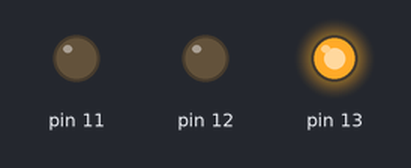
Simulated run of this sketch. Board: Arduino Uno, built with avr-gcc and run on an emulated ATmega328P. Parts: output pins drawn as LEDs (lit = HIGH).

Above: at 0.2 s.
At 1.0 s:
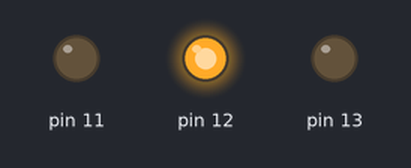
At 1.4 s:
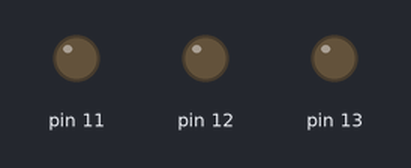
At 3.8 s:
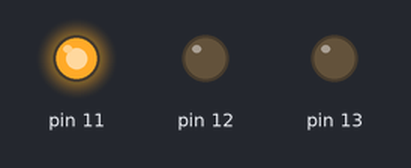
Timing chart, 0 to 4.6 s (numbered marks = the images above):
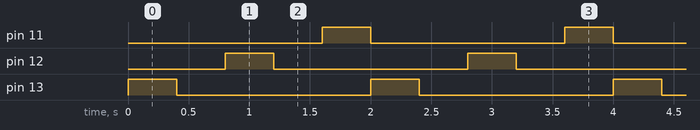

The sketch:

start_simulating1.ino
```cpp
// C++ code
//
int BARON1 = 0;

void setup()
{
  pinMode(13, OUTPUT);
  pinMode(12, OUTPUT);
  pinMode(11, OUTPUT);
}

void loop()
{
  BARON1 = 400;
  digitalWrite(13, HIGH);
  delay(BARON1); // Wait for BARON1 millisecond(s)
  digitalWrite(13, LOW);
  delay(BARON1); // Wait for BARON1 millisecond(s)
  digitalWrite(12, HIGH);
  delay(BARON1); // Wait for BARON1 millisecond(s)
  digitalWrite(12, LOW);
  delay(BARON1); // Wait for BARON1 millisecond(s)
  digitalWrite(11, HIGH);
  delay(BARON1); // Wait for BARON1 millisecond(s)
  digitalWrite(11, LOW);
}
```

Measured:
- by itself, pin 11–13: alternates HIGH for 0.40 s and LOW for 1.6 s
- by itself, everything shown: repeats every 2.0 s, in 6 steps
